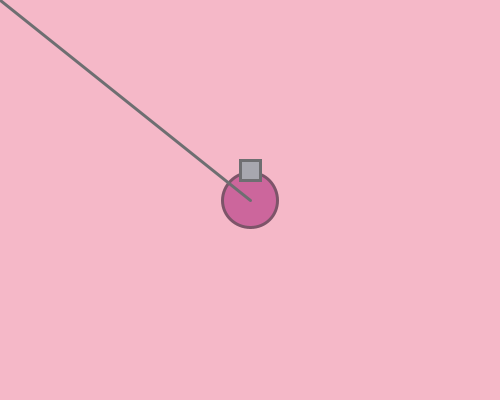
Frame 1 (no input)
Frame 60 (the mouse pressed at the canvas centre just before this capture): identical to frame 1, image omitted
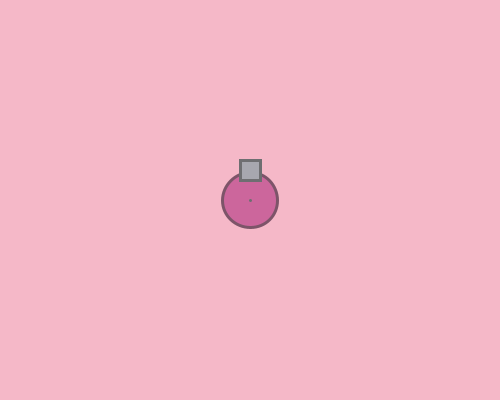
Frame 120 (the mouse held since frame 60 and released just before this capture)

The Processing sketch that drew these frames (run headless with seeded random() and noise(); from frame 60 on, the mouse is pressed at the canvas centre):

// Processing sketch: week07_1_arras01_background_fill_stroke_ellipse_rect_line
// ── week07_1_arras01_background_fill_stroke_ellipse_rect_line.pde
// week07_1_arras01_background_fill_stroke_ellipse_rect_line
void setup(){
   size(500, 400);
}
float x = 250, y = 200;
void draw(){
    background(245, 184, 200);
    fill(204, 102, 156);
    stroke(125, 84, 105);
    strokeWeight(3);
    ellipse(x, y, 55, 55); //砲塔
    
    fill(167, 167, 175);
    stroke(110, 110, 113);
    strokeWeight(3);
    rect(240, 160, 20, 20); //砲管
    
    line(x, y, mouseX, mouseY); //引導線
}
